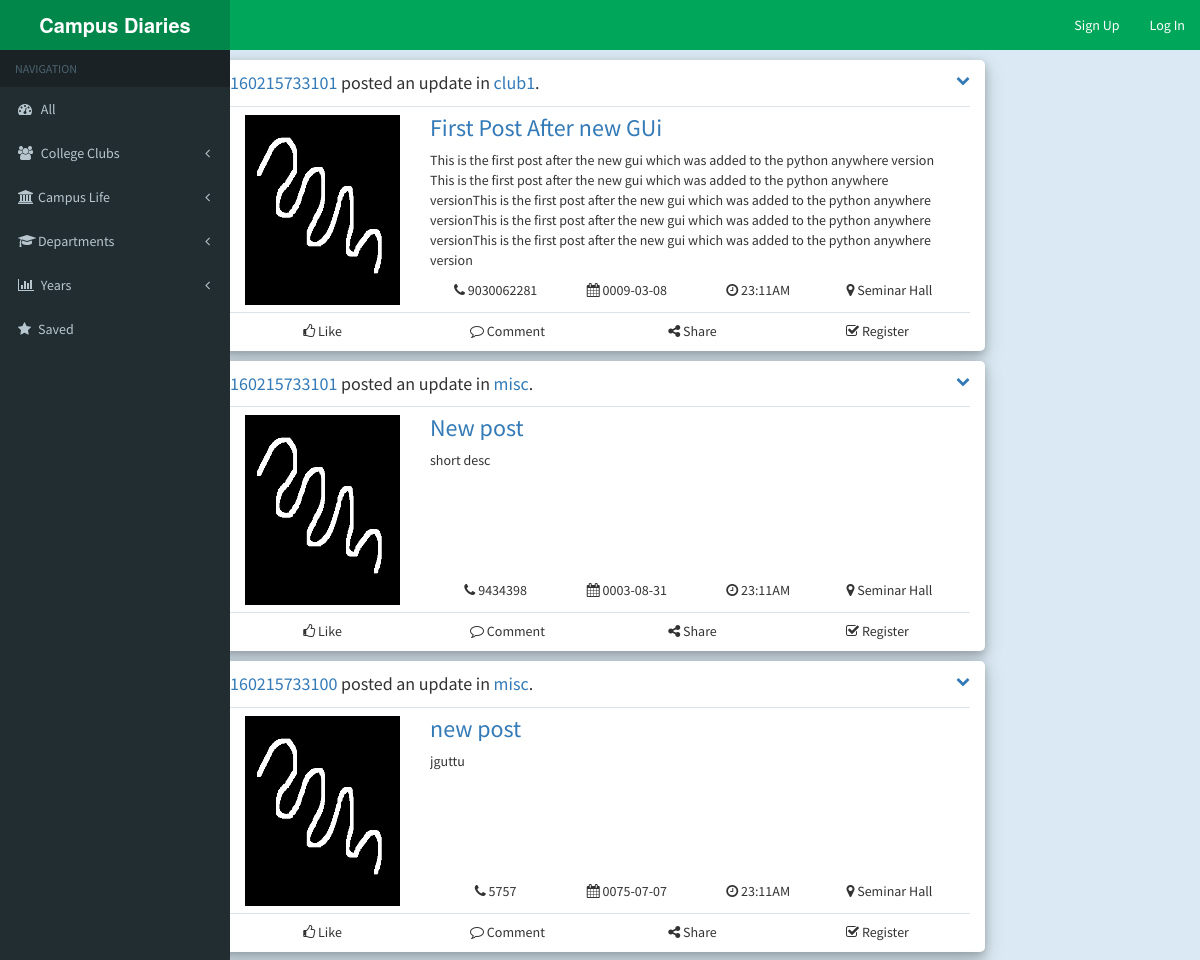
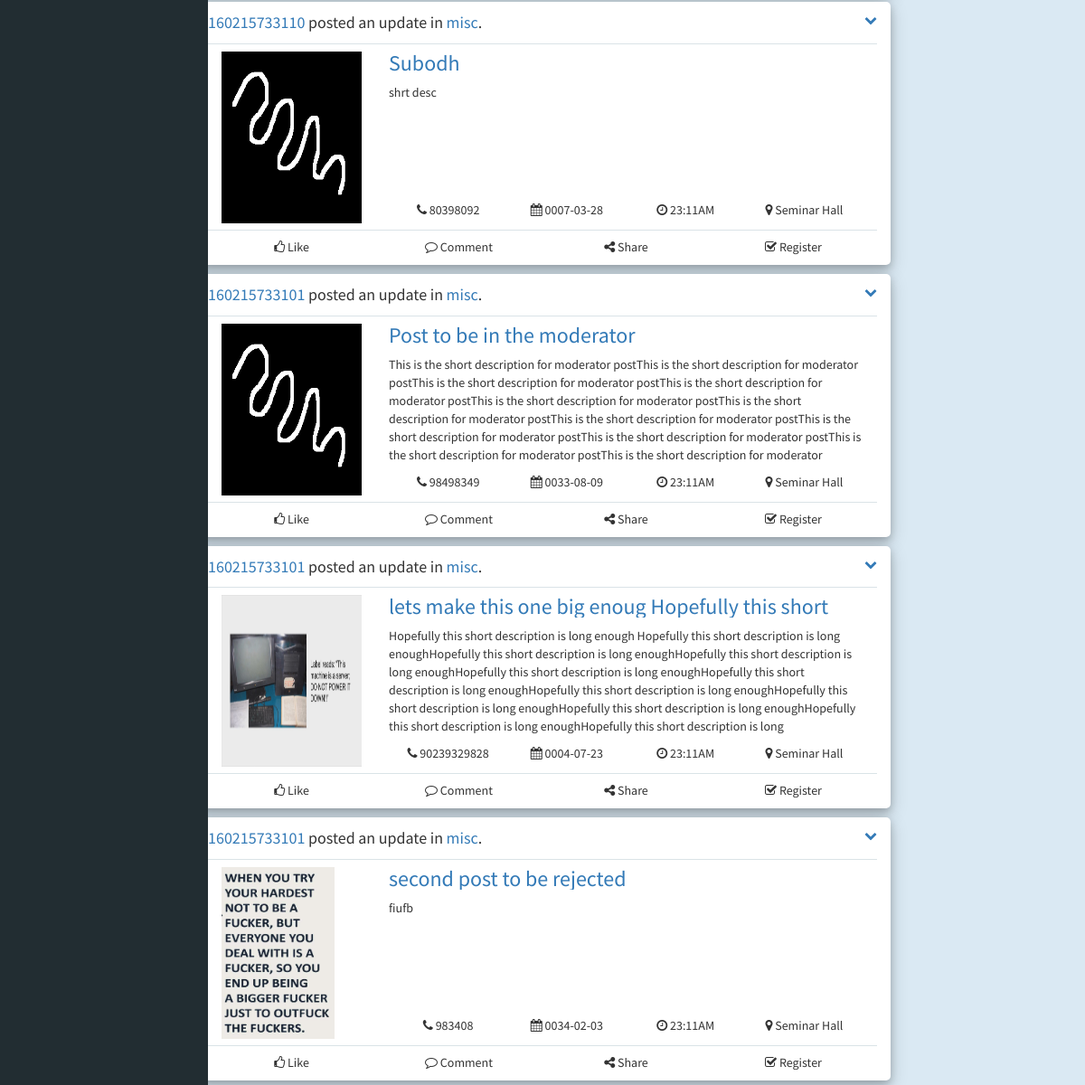
The page / on the database its author committed (2 pictures, top to bottom).
### database_setup.py (models this page shows)
class Posts(Base):
    __tablename__ = 'posts'
    postid     = Column(Integer, primary_key = True, autoincrement = True)
    postedby   = Column(Integer, ForeignKey(User.rollnumber), nullable = False)
    moderatedby= Column(Integer, ForeignKey(User.rollnumber), nullable = True, default = 0)
    club       = Column(Integer, ForeignKey(Clubs.clubid), nullable = True)
    title      = Column(String(40), nullable = False)
    shortdesc  = Column(String(300), nullable = False)
    longdesc   = Column(String(1500), nullable = True)
    startdate  = Column(String(11), nullable = False)
    enddate    = Column(String(11), nullable = False)
    postpic    = Column(String(500), nullable = True)
    contact    = Column(Integer, nullable = True)
    modstatus  = Column(Integer, unique = False, default = 0)

### webserver.py (the view)
@app.route('/', methods = ['GET','POST'])
def mainpage():
    posts = dbsession.query(Posts).filter_by(modstatus = 1).all()
    posts = reversed(posts)
    return render_template('index.html', posts = posts)

### templates/index.html (shortened to what this page needs)
{% extends "header.html" %}
{% block body %}
<div class="row" style="background-color: #dae9f3">
  <div class="col col-lg-2"></div>
    <div class="col-lg-8 col-xs-12" style="background-color: #dae9f3">
              {% for post in posts %}
              <div class="container-fluid" style="background-color: white;margin-top: 10px;margin-bottom: 5px;padding-bottom: 10px;border-radius: 5px;margin-left: 10px;margin-right: 10px;border-color: black;box-shadow: 0 4px 8px 0 rgba(0, 0, 0, 0.2), 0 6px 20px 0 rgba(0, 0, 0, 0.19);">
                    <div class="row col-lg-12" style="font-size: 18px;margin-top: 10px;margin-bottom: 10px;"> <a style="padding-top: 10px;padding-bottom: 10px;" href="#">{{post.postedby}}</a><span> posted an update in <a href="#">{{post.club}}</a>.</span>
                    	<span style="float: right;font-size: 14px;"><a href="#"><i class="fa fa-chevron-down" aria-hidden="true"></i></a></span>
                    </div>
                    <hr  class="row col-lg-12" style="border-color:#dae3e7;margin-top: 0px;margin-bottom: 7px; ">
                    <div class="row">
                        <a class="col-md-3 col-sm-3 col-xs-12" href="#" >
                            <img class="img-responsive project-image" src="{{url_for('send_image', filename = post.postpic )}}" style="height: 190px;" />
                        </a>
                        <div class="desc col-md-9 col-sm-9 col-xs-12">
                            <h3 class="title" style="height: 25px;overflow: hidden; margin-top: 0px;"><a href="#">{{post.title}}</a></h3>
                            <p style="overflow: hidden;height: 120px;">{{post.shortdesc}}
                            </p>
                              <div class="row col-lg-12">
                              	<div class="col col-lg-3 col-xs-3" style="text-align: center;"><i class="fa fa-phone" aria-hidden="true"></i> {{post.contact}}</div>
                    	<div class="col col-lg-3 col-xs-3" style="text-align: center;"><i class="fa fa-calendar" aria-hidden="true"></i> {{post.startdate}}</div>
                    	<div class="col col-lg-3 col-xs-3" style="text-align: center;"><i class="fa fa-clock-o" aria-hidden="true"></i> 23:11AM</div>
                    	<div class="col col-lg-3 col-xs-3" style="text-align: center;"><i class="fa fa-map-marker" aria-hidden="true"></i> Seminar Hall</div>
                    </div>
                      </div>
                    </div>
                     <hr  class="row col-lg-12 col-xs-12" style="border-color:#dae3e7;margin-top: 7px;margin-bottom: 7px; ">
                    <div class="row" style="text-align: center;">
                    	<div class="col col-lg-3 col-xs-3"><i class="fa fa-thumbs-o-up" aria-hidden="true"></i> Like</div>
                    	<div class="col col-lg-3 col-xs-3"><i class="fa fa-comment-o" aria-hidden="true"></i> Comment</div>
                    	<div class="col col-lg-3 col-xs-3"><i class="fa fa-share-alt" aria-hidden="true"></i> Share</div>
                    	<div class="col col-lg-3"><i class="fa fa-check-square-o" aria-hidden="true"></i> Register</div>
                    </div>
                </div>
                {% endfor %}
    </div>
<div class="col col-lg-2" >
</div>
</div>
{% endblock %}

### templates/header.html (shortened to what this page needs)
<!DOCTYPE html>
<html>
<head>
  <link rel="stylesheet" href="{{ url_for('static', filename='css/styles.css') }}">
  <link rel="stylesheet" href="{{ url_for('static', filename='css/bootstrap.min.css') }}">
  <link rel="stylesheet" href="{{ url_for('static', filename='css/font-awesome.min.css') }}">
  <link href="//maxcdn.bootstrapcdn.com/font-awesome/4.2.0/css/font-awesome.min.css" rel="stylesheet">
  <link rel="stylesheet" href="{{ url_for('static', filename='css/AdminLTE.css') }}">
  <link rel="stylesheet" href="{{ url_for('static', filename='css/skin-green.css') }}">
</head>
<body class="hold-transition skin-green sidebar-mini">
<div class="wrapper">
  <header class="main-header">
    <a href="{{url_for('mainpage')}}" class="logo">
      <span class="logo-lg"><b>Campus Diaries</b></span>
    </a>
    <nav class="navbar navbar-static-top">
      <div class="navbar-custom-menu">
        <ul class="nav navbar-nav">
          {% if session.logged_in %}
          <li ><a href="{{url_for('newpost')}}">Post</a></li>
          {% if session.rank > 1 %}
          <li ><a href="{{url_for('pending_posts_web')}}">Moderate</a></li>
          {% endif %}
          <li class="dropdown user user-menu">
            <a href="#" class="dropdown-toggle" data-toggle="dropdown">
              <img src="#" class="user-image">
              <span>{{session.user_name}}</span>
            </a>
            <ul class="dropdown-menu">
              <li class="user-header">
                <img src="#" class="img-circle" alt="User Image">
              </li>
              <li class="user-footer">
                <div class="pull-left">
                  <a href="#" class="btn btn-default btn-flat">Profile</a>
                </div>
                <div class="pull-right">
                  <a href="{{url_for('logout')}}" class="btn btn-default btn-flat">Log out</a>
                </div>
              </li>
            </ul>
          </li>
          {% else %}
          <li ><a href="{{url_for('registrationPage')}}">Sign Up</a></li>
          <li  onclick="document.getElementById('loginid').style.display = 'block'" ><a href="#">Log In</a></li>
          {% endif %}
        </ul>
      </div>
    </nav>
  </header>
<div  class="helpingdivs"></div>
  <aside class="main-sidebar">
    <section class="sidebar">
      <ul class="sidebar-menu" data-widget="tree">
        <li class="header">NAVIGATION</li>
        <li><a href="#"><i class="fa fa-tachometer" aria-hidden="true"></i> All</a></li>
        <li class="treeview">
          <a href="#">
            <i class="fa fa-users "></i> <span> College Clubs</span>
            <span class="pull-right-container">
              <i class="fa fa-angle-left pull-right"></i>
            </span
          </a>
        </li>
        <li class="treeview">
          <a href="#">
            <i class="fa fa-university"></i><span>Campus Life</span>
            <span class="pull-right-container">
              <i class="fa fa-angle-left pull-right"></i>
            </span>
          </a>
        </li>
        <li class="treeview">
          <a href="#">
            <i class="fa fa-graduation-cap"></i><span>Departments</span>
            <span class="pull-right-container">
              <i class="fa fa-angle-left pull-right"></i>
            </span>
          </a>
        </li>
        <li class="treeview">
          <a href="#">
            <i class="fa fa-bar-chart"></i><span> Years</span>
            <span class="pull-right-container">
              <i class="fa fa-angle-left pull-right"></i>
            </span>
          </a>
        </li>
        <li>
          <a href="#">
            <i class="fa fa-star "></i><span>Saved</span>
          </a>
        </li>
      </ul>
    </section>
  </aside>
  {% block body %}{% endblock %}
</div>
</body>
</html>

### static/css/styles.css (style rules this page uses)
body .navbar { border-radius: 0px; margin: 0px; color: white; border: 0px; }
,.tools li { float: left; }
, .tools .active { background-color: #4CAF50; }
, .tools li a { display: block; color: white; text-align: center; padding: 14px 16px; text-decoration: none; }
, .tools li a:hover { background-color: #111; text-decoration: none; color: white; }
.container-fluid .row { margin-left: 0px; margin-right: 0px; padding-right: 0px; padding-left: 0px; }
.container-fluid .row .col { padding-left: 0px; padding-right: 0px; }
.container-fluid { padding-left: 0px; padding-right: 0px; }

### static/css/skin-green.css (style rules this page uses)
.skin-green .main-header .navbar { background-color: #00a65a; }
.skin-green .main-header .navbar .nav > li > a { color: #ffffff; }
.skin-green .main-header .logo { background-color: #008d4c; color: #ffffff; border-bottom: 0 solid transparent; }
.skin-green .wrapper, .skin-green .main-sidebar, .skin-green .left-side { background-color: #222d32; }
.skin-green .sidebar-menu > li.header { color: #4b646f; background: #1a2226; }
.skin-green .sidebar-menu > li > a { border-left: 3px solid transparent; }
.skin-green .sidebar a { color: #b8c7ce; }
.skin-green .sidebar-menu .treeview-menu > li > a { color: #8aa4af; }

### rows shown on the page
Posts: postedby "160215733101", club "club1", postpic (picture), title "First Post After new GUi", shortdesc "This is the first post after the new gui which was added to the python anywhere version This is the first post after the new gui which was added to the python anywhere versionThis is the first post after the new gui which was added to the python anywhere versionThis is the first post after the new gui which was added to the python anywhere versionThis is the first post after the new gui which was added to the python anywhere version", contact "9030062281", startdate "0009-03-08"
Posts: postedby "160215733101", club "misc", postpic (picture), title "New post", shortdesc "short desc", contact "9434398", startdate "0003-08-31"
Posts: postedby "160215733100", club "misc", postpic (picture), title "new post", shortdesc "jguttu", contact "5757", startdate "0075-07-07"
Posts: postedby "160215733110", club "misc", postpic (picture), title "Subodh", shortdesc "shrt desc", contact "80398092", startdate "0007-03-28"
Posts: postedby "160215733101", club "misc", postpic (picture), title "Post to be in the moderator", shortdesc "This is the short description for moderator postThis is the short description for moderator postThis is the short description for moderator postThis is the short description for moderator postThis is the short description for moderator postThis is the short description for moderator postThis is the short description for moderator postThis is the short description for moderator postThis is the short description for moderator postThis is the short description for moderator postThis is the short description for moderator…", contact "98498349", startdate "0033-08-09"
Posts: postedby "160215733101", club "misc", postpic (picture), title "lets make this one big enoug Hopefully this short…", shortdesc "Hopefully this short description is long enough Hopefully this short description is long enoughHopefully this short description is long enoughHopefully this short description is long enoughHopefully this short description is long enoughHopefully this short description is long enoughHopefully this short description is long enoughHopefully this short description is long enoughHopefully this short description is long enoughHopefully this short description is long enoughHopefully this short description is long…", contact "90239329828", startdate "0004-07-23"
Posts: postedby "160215733101", club "misc", postpic (picture), title "second post to be rejected", shortdesc "fiufb", contact "983408", startdate "0034-02-03"
